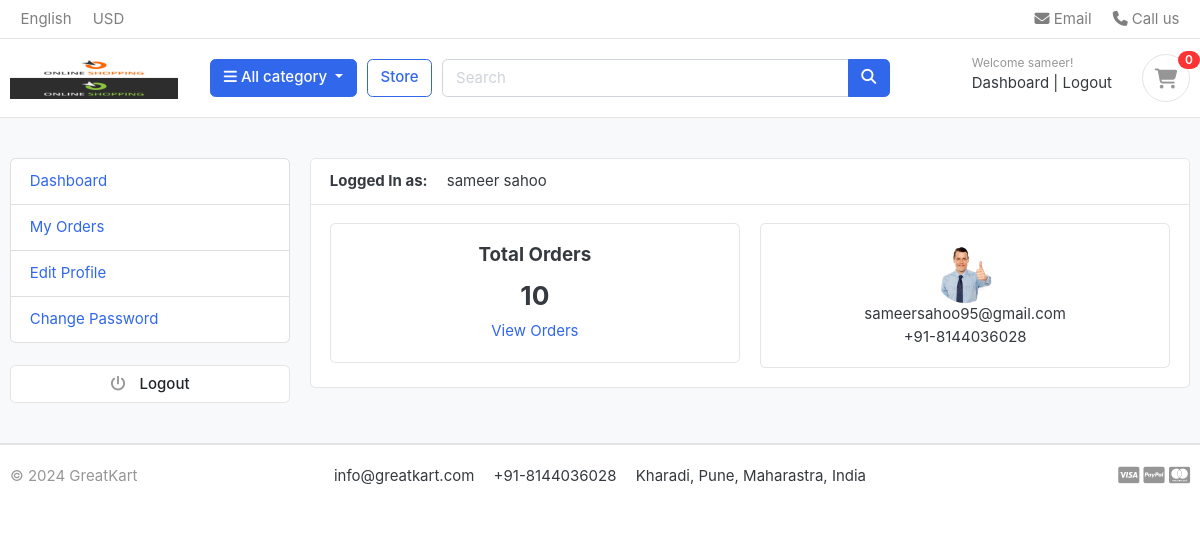
The app's page /accounts/dashboard/ (signed in), older data.
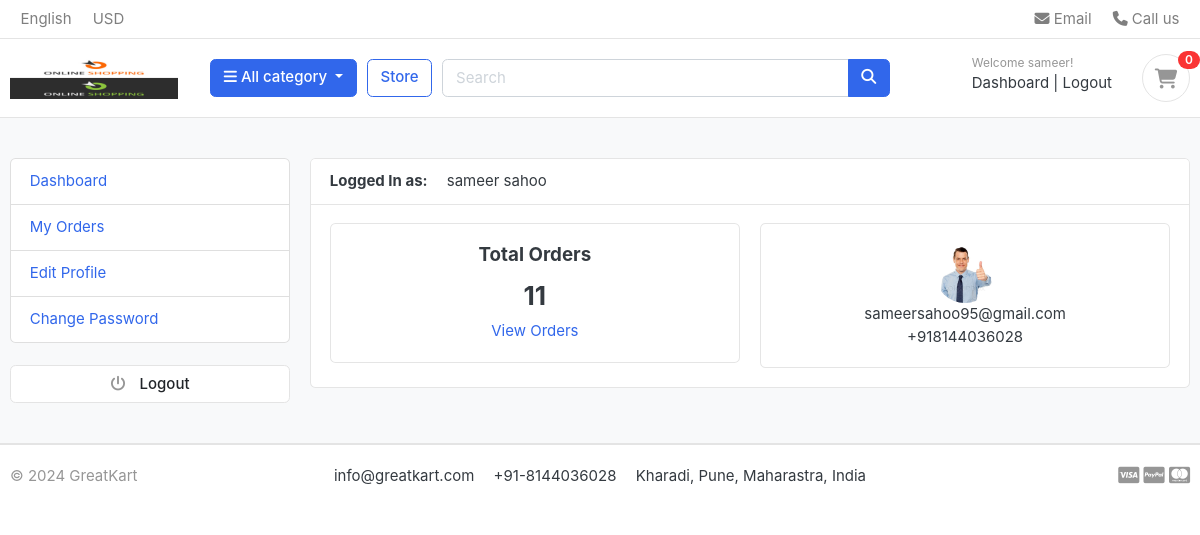
The same page, newer data.
### accounts/models.py (models this page shows, shortened)
class Account(AbstractBaseUser):
    first_name = models.CharField(max_length=50)
    last_name = models.CharField(max_length=50)
    username = models.CharField(max_length=50, unique=True)
    email = models.EmailField(max_length=100, unique=True)
    phone = models.CharField(max_length=50)
    date_joined = models.DateTimeField(auto_now_add=True)
    last_login = models.DateTimeField(auto_now_add=True)
    is_admin = models.BooleanField(default=False)
    is_staff = models.BooleanField(default=False)
    is_active = models.BooleanField(default=False)
    is_superadmin = models.BooleanField(default=False)
    USERNAME_FIELD = 'email'
    REQUIRED_FIELDS = ['username', 'first_name', 'last_name']
    objects = MyAccountManager()
    def full_name(self):
        return self.first_name + ' ' + self.last_name

### accounts/views.py (the view)
# urls.py: path('dashboard/', dashboard, name='dashboard'),
@login_required
def dashboard(request):
    if 'email' in request.session:
        del request.session['email']
    orders = Order.objects.filter(user=request.user, is_ordered=True).order_by('-created_at')
    orders_count = orders.count()
    user_profile = UserProfile.objects.get(user=request.user)
    context = {
        'orders_count': orders_count,
        'user_profile': user_profile,
    }
    return render(request, 'accounts/dashboard.html', context)

### carts/context_processors.py (called while the page is built)
def carts_count(request):
    total_count = 0
    if 'admin' in request.path:
        return {}
    else:
        try:
            cart = Cart.objects.filter(cart_id=get_cart_id(request))
            if request.user.is_authenticated:
                cart_items = CartItem.objects.all().filter(user=request.user)
            else:
                cart_items = CartItem.objects.filter(cart=cart[:1])
            for cart_item in cart_items:
                total_count += cart_item.quantity
        except Cart.DoesNotExist:
            total_count = 0
        return dict(total_count=total_count)

### carts/views.py (called while the page is built)
def get_cart_id(request): #cart_id is nothing but the session id which we can use to add items in a cart
    cart_id = request.session.session_key #get the session id
    if not cart_id:
        cart_id = request.session.create() #create new session id if not present
    return cart_id

### category/context_processors.py (called while the page is built)
def select_category(request):
    categories = Category.objects.all()
    return dict(categories=categories)

### category/models.py (called while the page is built)
    def get_url(self):
        return reverse('products_by_category', args=[self.slug])

### templates/accounts/dashboard.html (shortened to what this page needs)
{% extends 'base.html' %}
{% load static %}
{% block content %}
<section class="section-conten padding-y bg">
    <div class="container">
        <div class="row">
        {% include 'includes/dashboard_sidebar.html' %}
        <main class="col-md-9">
            <article class="card">
            <header class="card-header">
                <strong class="d-inline-block mr-3">Logged In as: </strong>
                <span>{{ user.full_name }}</span>
            </header>
            <div class="card-body" style="text-align:center;">
                <div class="row">
                    <div class="col-md-6">
                        <div class="card">
                            <div class="card-body">
                                <h5 class="card-title">Total Orders</h5>
                                <h3>{{ orders_count }}</h3>
                                <a href="{% url 'my_orders' %}">View Orders</a>
                            </div>
                        </div>
                    </div>
                    <div class="col-md-6">
                        <div class="card" style="text-align:center;">
                            <div class="card-body">
                                <img src="{{ user_profile.profile_pic.url }}" alt="avatar" class="avatar" width="60" height="60" style="border-radius:50%;">
                                <p class="mb-0">{{ user.email }}</p>
                                <p>{{ user.phone }}</p>
                            </div>
                        </div>
                    </div>
                </div>
            </div>
            </article>
        </main>
    </div>
    </div>
    </section>
{% endblock %}

### templates/includes/navbar.html (shortened to what this page needs)
{% load static %}
<header class="section-header">
    <nav class="navbar p-md-0 navbar-expand-sm navbar-light border-bottom">
    <div class="container">
      <div class="collapse navbar-collapse" id="navbarTop4">
        <ul class="navbar-nav mr-auto">
            <li class="nav-item dropdown">
                 <a href="#" class="nav-link">   English </a>
            </li>
            <li class="nav-item dropdown">
                <a href="#" class="nav-link"> USD </a>
            </li>
        </ul>
        <ul class="navbar-nav">
            <li><a href="#" class="nav-link"> <i class="fa fa-envelope"></i> Email </a></li>
            <li><a href="#" class="nav-link"> <i class="fa fa-phone"></i> Call us </a></li>
        </ul>
      </div>
    </div>
    </nav>
    <section class="header-main border-bottom">
        <div class="container">
    <div class="row align-items-center">
        <div class="col-lg-2 col-md-3 col-6">
            <a href="{% url 'index' %}" class="brand-wrap">
                <img class="logo" src="{% static './images/logo.png' %}">
            </a>
        </div>
        <div class="col-lg col-sm col-md col-6 flex-grow-0">
            <div class="category-wrap dropdown d-inline-block float-right">
                <button type="button" class="btn btn-primary dropdown-toggle" data-toggle="dropdown">
                    <i class="fa fa-bars"></i> All category
                </button>
            </div>
        </div>
        <a href="{% url 'store' %}" class="btn btn-outline-primary">Store</a>
        <div class="col-lg  col-md-6 col-sm-12 col">
            <form action="{% url 'search' %}" class="search" method="GET">
                <div class="input-group w-100">
                    <input type="text" class="form-control" style="width:60%;" placeholder="Search" name="keyword">
                    <div class="input-group-append">
                      <button class="btn btn-primary" type="submit">
                        <i class="fa fa-search"></i>
                      </button>
                    </div>
                </div>
            </form>
        </div>
        <div class="col-lg-3 col-sm-6 col-8 order-2 order-lg-3">
                    <div class="d-flex justify-content-end mb-3 mb-lg-0">
                        {% if user.id is None %}
                            <div class="widget-header">
                                <small class="title text-muted">Welcome guest!</small>
                                <div>
                                    <a href="{% url 'login' %}">Sign in</a> <span class="dark-transp"> | </span>
                                    <a href="{% url 'register' %}"> Register</a>
                                </div>
                            </div>
                        {% else %}
                        <div class="widget-header">
                            <small class="title text-muted">Welcome {{ user.first_name }}!</small>
                            <div>
                                <a href="{% url 'dashboard' %}">Dashboard</a> <span class="dark-transp"> | </span>
                                <a href="{% url 'logout' %}"> Logout</a>
                            </div>
                        </div>
                        {% endif %}
                        <a href="{% url 'cart' %}" class="widget-header pl-3 ml-3">
                            <div class="icon icon-sm rounded-circle border"><i class="fa fa-shopping-cart"></i></div>
                            <span class="badge badge-pill badge-danger notify">{{ total_count }}</span>
                        </a>
                    </div>
                </div>
        </div>
    </div>
    </section>
</header>

Row changes from the older to the newer data that the page shows:
changed Account "sameer sahoo": phone "+91-8144036028" → "+918144036028"
Text that changed along with them:
{{ orders_count }}: "10" → "11"
